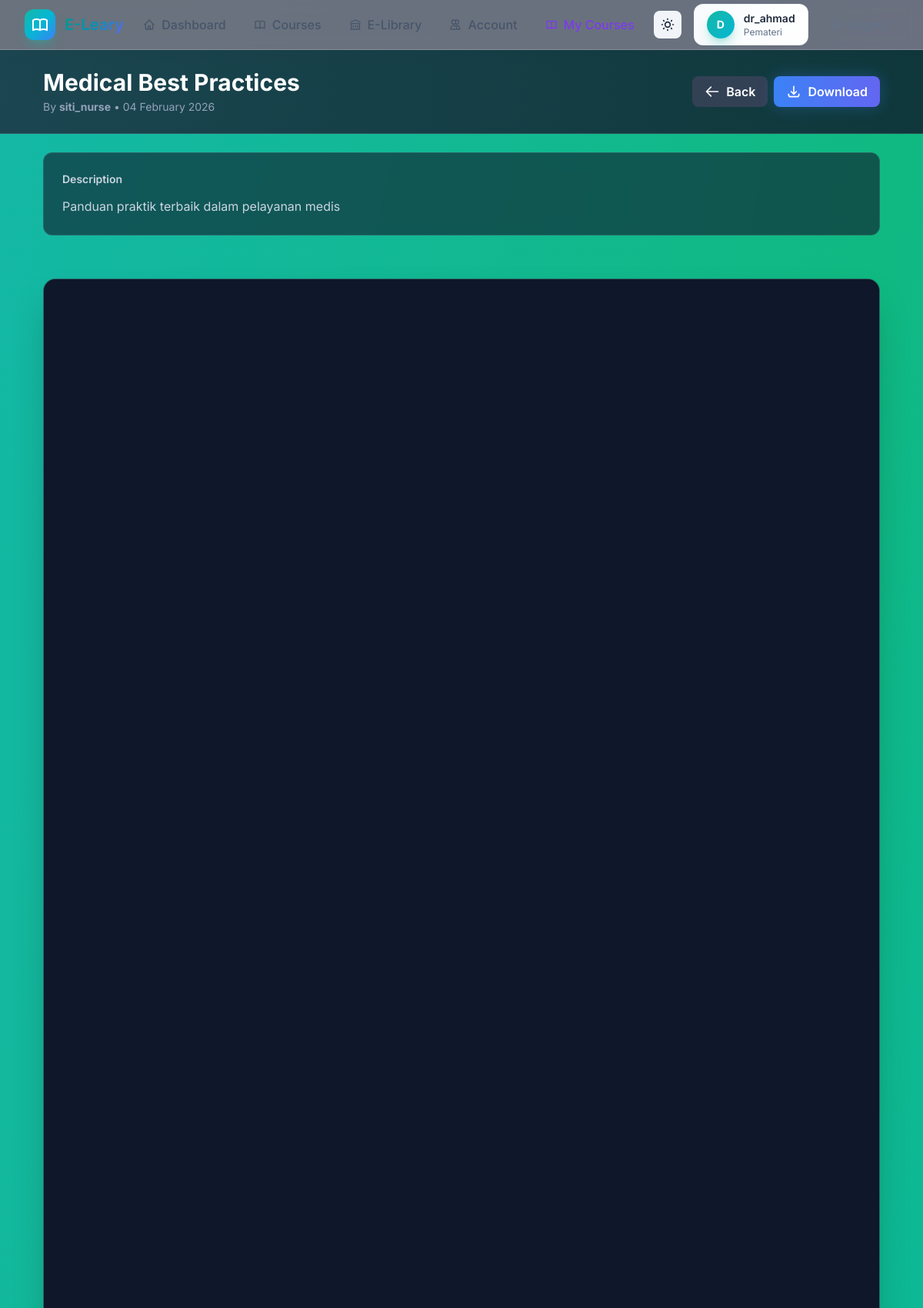
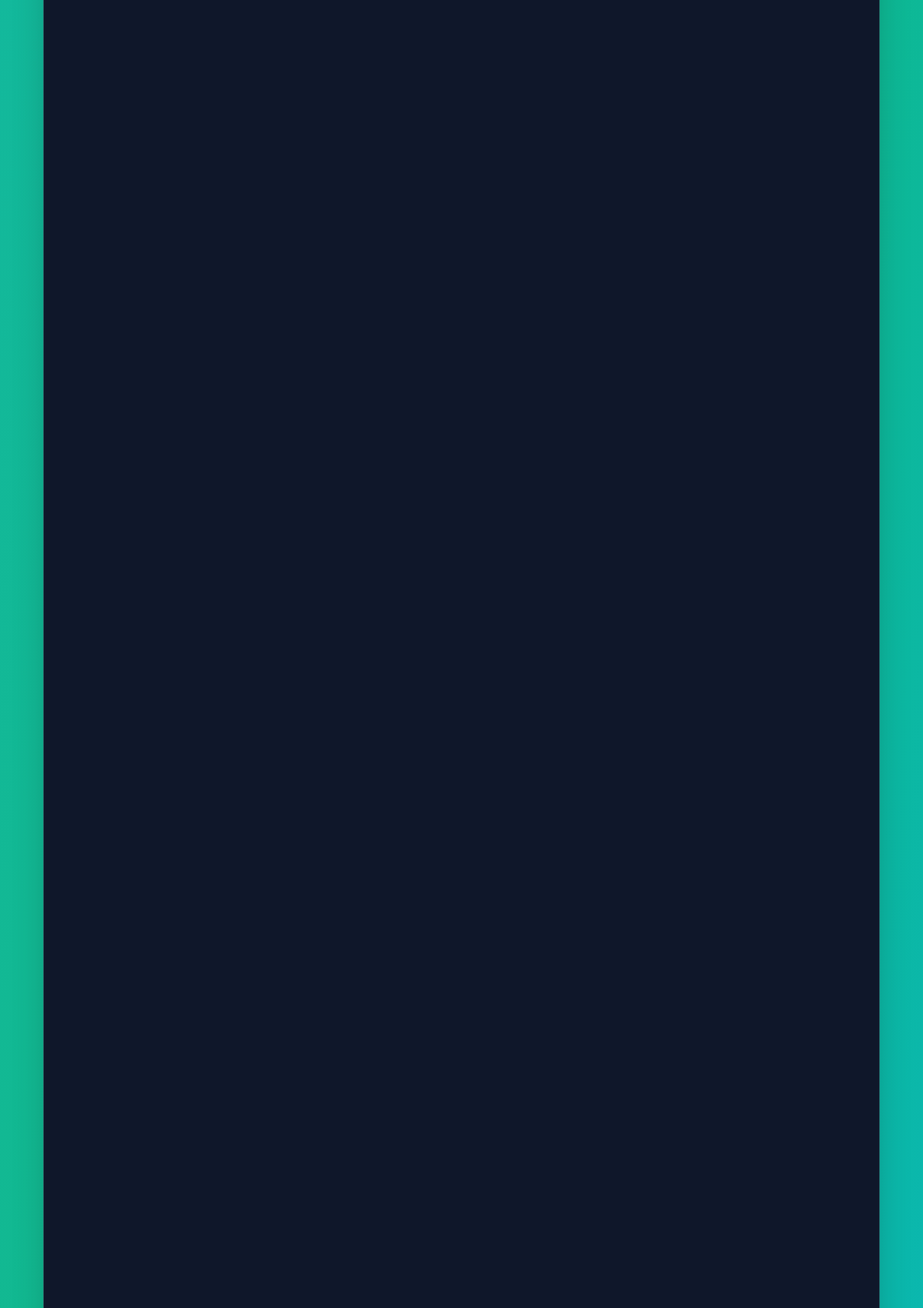
/library/1/preview (signed in, upper part), run on the app's committed database (2 pictures, top to bottom).
### models.py (models this page shows, shortened)
class User(UserMixin, db.Model):
    id = db.Column(db.Integer, primary_key=True)
    username = db.Column(db.String(120), unique=True, nullable=False, index=True)
    email = db.Column(db.String(120), unique=True, nullable=False, index=True)
    password_hash = db.Column(db.String(255), nullable=False)
    role = db.Column(db.String(20), default='user', nullable=False)  # 'admin', 'pemateri', or 'user'
    pending_role = db.Column(db.String(20), nullable=True)  # Requested role pending admin approval
    division = db.Column(db.String(100), nullable=True)  # e.g., Medical, IT, Admin, Mahasiswa/Koas
    profile_image = db.Column(db.String(255), nullable=True)  # Relative path under /uploads
    bio = db.Column(db.Text, nullable=True)
    created_at = db.Column(db.DateTime, default=datetime.utcnow)
    uploaded_books = db.relationship('LibraryBook', backref='uploader', lazy='dynamic', foreign_keys='LibraryBook.uploader_id')
    attendance_logs = db.relationship('AttendanceLog', backref='user', lazy='dynamic')
    enrollments = db.relationship('CourseEnrollment', backref='user', lazy='dynamic')
    instructed_courses = db.relationship('Course', backref='instructor_user', lazy='dynamic', foreign_keys='Course.instructor_id')
    def is_admin(self):
        return self.role == 'admin'
    def can_manage_courses(self):
        return self.role in ['admin', 'pemateri']

class LibraryBook(db.Model):
    id = db.Column(db.Integer, primary_key=True)
    uploader_id = db.Column(db.Integer, db.ForeignKey('user.id'), nullable=False, index=True)
    title = db.Column(db.String(255), nullable=False)
    description = db.Column(db.Text, nullable=True)
    file_path = db.Column(db.String(255), nullable=False)
    status = db.Column(db.String(20), default='pending', nullable=False)  # 'pending', 'approved', 'rejected'
    created_at = db.Column(db.DateTime, default=datetime.utcnow)
    updated_at = db.Column(db.DateTime, default=datetime.utcnow, onupdate=datetime.utcnow)

### app/routes/library.py (the view)
    @app.route('/library/<int:book_id>/preview')
    @login_required
    def preview_document(book_id):
        book = LibraryBook.query.get_or_404(book_id)
        if book.status == 'pending' and not current_user.is_admin():
            flash('You do not have permission to view this document.', 'danger')
            return redirect(url_for('library'))
        elif book.status == 'rejected':
            flash('This document has been rejected.', 'danger')
            return redirect(url_for('library'))
        return render_template('preview.html', book=book)

### templates/preview.html (shortened to what this page needs)
{% extends 'base.html' %}
{% block content %}
<div class="min-h-screen bg-gradient-to-br from-teal-500 via-emerald-500 to-cyan-500 dark:from-teal-600 dark:via-emerald-600 dark:to-cyan-600">
    <div class="bg-gradient-to-r from-slate-800/80 to-slate-900/80 backdrop-blur-xl border-b border-white/10 sticky top-16 z-40">
        <div class="max-w-6xl mx-auto px-4 py-6 sm:px-6 lg:px-8">
            <div class="flex items-center justify-between gap-4">
                <div class="flex-1 min-w-0">
                    <h1 class="text-2xl md:text-3xl font-bold text-white truncate">{{ book.title }}</h1>
                    <p class="text-slate-400 text-sm mt-1">
                        By <strong>{{ book.uploader.username }}</strong> • {{ book.created_at.strftime('%d %B %Y') }}
                    </p>
                </div>
                <div class="flex gap-2 flex-shrink-0">
                    <a href="{{ url_for('library') }}" class="inline-flex items-center gap-2 bg-slate-700 hover:bg-slate-600 text-white font-semibold py-2 px-4 rounded-lg transition-colors">
                        <svg class="w-5 h-5" fill="none" stroke="currentColor" viewBox="0 0 24 24">
                            <path stroke-linecap="round" stroke-linejoin="round" stroke-width="2" d="M10 19l-7-7m0 0l7-7m-7 7h18"/>
                        </svg>
                        Back
                    </a>
                    <a href="{{ url_for('download_document', book_id=book.id) }}" class="inline-flex items-center gap-2 btn-glow bg-gradient-to-r from-blue-500 to-indigo-500 hover:from-blue-600 hover:to-indigo-600 text-white font-semibold py-2 px-4 rounded-lg shadow-lg shadow-blue-500/30 transition-all duration-300">
                        <svg class="w-5 h-5" fill="none" stroke="currentColor" viewBox="0 0 24 24">
                            <path stroke-linecap="round" stroke-linejoin="round" stroke-width="2" d="M4 16v1a3 3 0 003 3h10a3 3 0 003-3v-1m-4-4l-4 4m0 0l-4-4m4 4V4"/>
                        </svg>
                        Download
                    </a>
                </div>
            </div>
        </div>
    </div>
    {% if book.description %}
    <div class="max-w-6xl mx-auto px-4 py-6 sm:px-6 lg:px-8">
        <div class="glass rounded-xl border border-white/10 backdrop-blur-xl p-6">
            <h3 class="text-sm font-semibold text-slate-300 mb-3">Description</h3>
            <p class="text-slate-300 leading-relaxed">{{ book.description }}</p>
        </div>
    </div>
    {% endif %}
    <div class="max-w-6xl mx-auto px-4 py-8 sm:px-6 lg:px-8">
        <div class="glass rounded-2xl border border-white/10 backdrop-blur-xl overflow-hidden shadow-2xl">
            {% if book.file_path.endswith('.pdf') %}
                <div class="bg-slate-900 rounded-lg">
                    <iframe
                        src="{{ url_for('view_document', book_id=book.id) }}"
                        class="w-full h-screen rounded-lg"
                        type="application/pdf">
                        <p class="text-white p-6">
                            PDF preview is not supported in your browser.
                            <a href="{{ url_for('download_document', book_id=book.id) }}" class="text-blue-400 hover:text-blue-300 underline">Download the file instead</a>.
                        </p>
                    </iframe>
                </div>
            {% endif %}
        </div>
    </div>
</div>
{% endblock %}

### templates/base.html (shortened to what this page needs)
<!DOCTYPE html>
<html lang="en" id="html-root">
<head>
    <script src="https://cdn.tailwindcss.com"></script>
</head>
<body class="bg-gradient-mesh min-h-screen dark:bg-slate-900 dark:text-slate-100">
    <nav class="glass dark:glass-dark border-b border-white/20 dark:border-slate-700 sticky top-0 z-40 shadow-lg shadow-black/5">
        <div class="max-w-7xl mx-auto px-4 sm:px-6 lg:px-8">
            <div class="flex justify-between items-center h-16">
                <div class="flex items-center gap-3">
                    <div class="w-10 h-10 bg-gradient-to-br from-teal-500 via-cyan-500 to-blue-500 rounded-xl flex items-center justify-center shadow-lg shadow-teal-500/30 animate-pulse-slow">
                    </div>
                    <span class="text-xl font-bold gradient-text">E-Leary</span>
                </div>
                {% if current_user.is_authenticated %}
                    <div class="hidden md:flex items-center gap-1">
                        <a href="{{ url_for('index') }}" class="px-4 py-2 rounded-lg text-slate-600 dark:text-slate-300 hover:text-teal-600 dark:hover:text-teal-400 hover:bg-teal-50 dark:hover:bg-slate-700 font-medium transition-all duration-200">
                            <span class="flex items-center gap-2">
                                <svg class="w-4 h-4" fill="none" stroke="currentColor" viewBox="0 0 24 24"><path stroke-linecap="round" stroke-linejoin="round" stroke-width="2" d="M3 12l2-2m0 0l7-7 7 7M5 10v10a1 1 0 001 1h3m10-11l2 2m-2-2v10a1 1 0 01-1 1h-3m-6 0a1 1 0 001-1v-4a1 1 0 011-1h2a1 1 0 011 1v4a1 1 0 001 1m-6 0h6"/></svg>
                                Dashboard
                            </span>
                        </a>
                        <a href="{{ url_for('courses') }}" class="px-4 py-2 rounded-lg text-slate-600 dark:text-slate-300 hover:text-teal-600 dark:hover:text-teal-400 hover:bg-teal-50 dark:hover:bg-slate-700 font-medium transition-all duration-200">
                            <span class="flex items-center gap-2">
                                Courses
                            </span>
                        </a>
                        <a href="{{ url_for('library') }}" class="px-4 py-2 rounded-lg text-slate-600 dark:text-slate-300 hover:text-teal-600 dark:hover:text-teal-400 hover:bg-teal-50 dark:hover:bg-slate-700 font-medium transition-all duration-200">
                            <span class="flex items-center gap-2">
                                <svg class="w-4 h-4" fill="none" stroke="currentColor" viewBox="0 0 24 24"><path stroke-linecap="round" stroke-linejoin="round" stroke-width="2" d="M8 14v3m4-3v3m4-3v3M3 21h18M3 10h18M3 7l9-4 9 4M4 10h16v11H4V10z"/></svg>
                                E-Library
                            </span>
                        </a>
                        <a href="{{ url_for('account_settings') }}" class="px-4 py-2 rounded-lg text-slate-600 dark:text-slate-300 hover:text-teal-600 dark:hover:text-teal-400 hover:bg-teal-50 dark:hover:bg-slate-700 font-medium transition-all duration-200">
                            <span class="flex items-center gap-2">
                                <svg class="w-4 h-4" fill="none" stroke="currentColor" viewBox="0 0 24 24"><path stroke-linecap="round" stroke-linejoin="round" stroke-width="2" d="M12 4.354a4 4 0 110 5.292M15 21H3v-1a6 6 0 0112 0v1zm0 0h6v-1a6 6 0 00-9-5.197M13 7a4 4 0 11-8 0 4 4 0 018 0z"/></svg>
                                Account
                            </span>
                        </a>
                        {% if current_user.can_manage_courses() %}
                            <a href="{{ url_for('admin_courses') }}" class="px-4 py-2 rounded-lg text-violet-600 dark:text-violet-400 hover:text-violet-700 dark:hover:text-violet-300 hover:bg-violet-50 dark:hover:bg-slate-700 font-medium transition-all duration-200">
                                <span class="flex items-center gap-2">
                                </span>
                            </a>
                        {% endif %}
                    </div>
                    <div class="flex items-center gap-4">
                        <button id="darkModeToggle" class="p-2 rounded-lg bg-slate-100 dark:bg-slate-700 hover:bg-slate-200 dark:hover:bg-slate-600 transition-colors" title="Toggle dark mode">
                        </button>
                        <div class="hidden sm:flex items-center gap-3 bg-gradient-to-r from-slate-50 to-white dark:from-slate-800 dark:to-slate-700 px-4 py-2 rounded-xl border border-slate-200/50 dark:border-slate-600 shadow-sm">
                            {% if current_user.profile_image %}
                                <img src="{{ url_for('uploaded_file', filename=current_user.profile_image) }}" alt="Profile" class="w-9 h-9 rounded-full object-cover border border-teal-500/30" />
                            {% else %}
                                <div class="w-9 h-9 bg-gradient-to-br from-teal-500 to-cyan-500 rounded-full flex items-center justify-center text-white font-bold text-sm shadow-lg shadow-teal-500/30">
                                    {{ current_user.username[0].upper() }}
                                </div>
                            {% endif %}
                            <div>
                                <p class="text-sm font-semibold text-slate-800 dark:text-slate-100">{{ current_user.username }}</p>
                                <p class="text-xs text-slate-500 dark:text-slate-400 capitalize">{{ current_user.role }}</p>
                            </div>
                        </div>
                        <a href="{{ url_for('logout') }}" class="flex items-center gap-2 text-slate-500 dark:text-slate-400 hover:text-red-500 dark:hover:text-red-400 font-medium transition-colors px-3 py-2 rounded-lg hover:bg-red-50 dark:hover:bg-red-900/20">
                            <svg class="w-4 h-4" fill="none" stroke="currentColor" viewBox="0 0 24 24"><path stroke-linecap="round" stroke-linejoin="round" stroke-width="2" d="M17 16l4-4m0 0l-4-4m4 4H7m6 4v1a3 3 0 01-3 3H6a3 3 0 01-3-3V7a3 3 0 013-3h4a3 3 0 013 3v1"/></svg>
                            <span class="hidden sm:inline">Logout</span>
                        </a>
                    </div>
                {% endif %}
            </div>
        </div>
    </nav>
    <main class="page-enter">
        {% block content %}{% endblock %}
    </main>
</body>
</html>

### templates/base.html (style rules this page uses)
body { font-family: 'Inter', -apple-system, BlinkMacSystemFont, 'Segoe UI', sans-serif; }
.glass { background: rgba(255, 255, 255, 0.85); backdrop-filter: blur(10px); -webkit-backdrop-filter: blur(10px); }
.gradient-text { background: linear-gradient(135deg, #0d9488 0%, #0891b2 50%, #6366f1 100%); -webkit-background-clip: text; -webkit-text-fill-color: transparent; background-clip: text; }
.btn-glow { position: relative; overflow: hidden; transition: all 0.3s ease; }
.btn-glow::before { content: ''; position: absolute; top: 0; left: -100%; width: 100%; height: 100%; background: linear-gradient(90deg, transparent, rgba(255,255,255,0.2), transparent); transition: left 0.5s ease; }
.page-enter { animation: slideUp 0.4s ease-out; }
.bg-gradient-mesh { background: linear-gradient(135deg, #f0fdfa 0%, #f0f9ff 50%, #faf5ff 100%); }

### templates/preview.html (style rules this page uses)
.glass { background: rgba(15, 23, 42, 0.6); backdrop-filter: blur(10px); }
.btn-glow { box-shadow: 0 0 20px rgba(59, 130, 246, 0.3); }

### data on the page
User: username "D", username "dr_ahmad", role "Pemateri"
LibraryBook: title "Medical Best Practices", created_at "04 February 2026", description "Panduan praktik terbaik dalam pelayanan medis"
User: uploader.username "siti_nurse"
